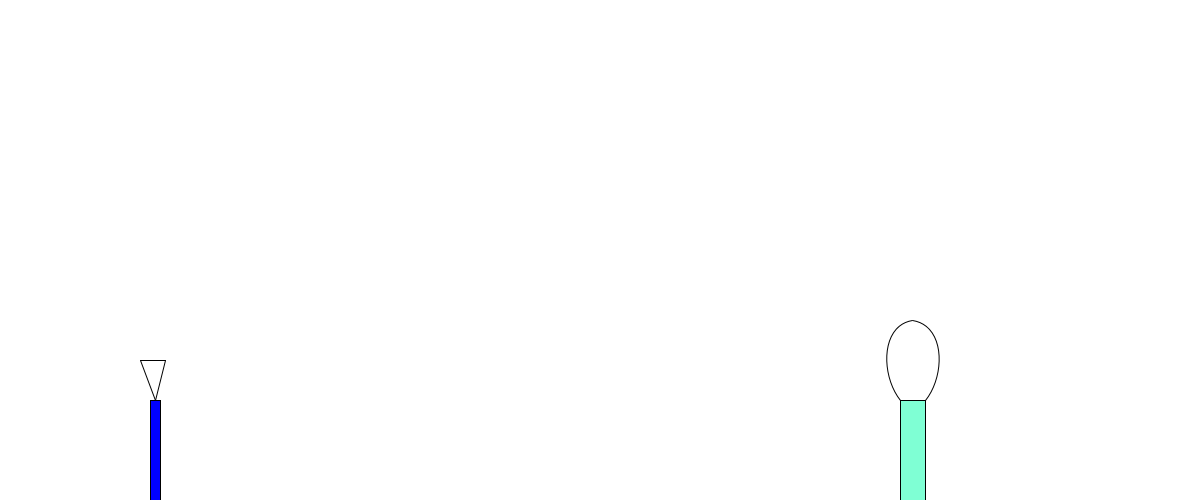
Frame 1 (no input)
Frame 60 (the mouse pressed at the canvas centre just before this capture): identical to frame 1, image omitted
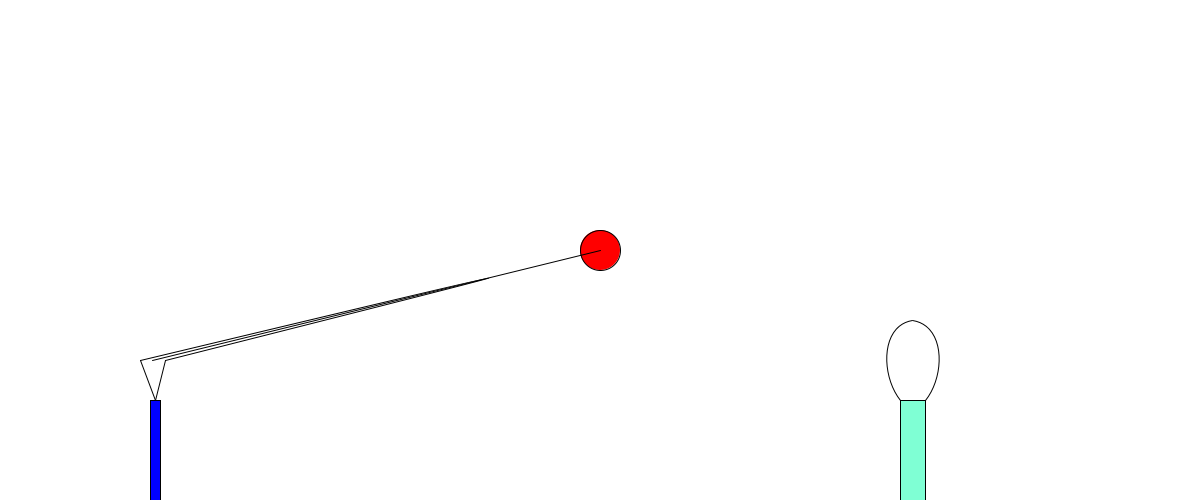
Frame 120 (the mouse held since frame 60 and released just before this capture)

The Processing sketch that drew these frames (run headless with seeded random() and noise(); from frame 60 on, the mouse is pressed at the canvas centre):

// Processing sketch: sketch_171105a
// ── sketch_171105a.pde
//initialize variables
int leftRodTopX = 140;
int leftRodTopY = 360;
int rightRodTopX = 165;
int rightRodTopY = 360;
int rectLeftX = 150;
int rectMidX = 155;
int rectTopY = 400;
int rectWidth = 10;
int rectHeight = 100;
float slingMid = 152.5;
float ellipseCenterX = pmouseX;
float ellipseCenterY = pmouseY;
float x;
float y;
float r;
float g;
float b;

boolean hasBeenReleased = false;
boolean winner = false;

PVector press;
PVector release; 

float gravity = 0;

void setup(){
size(1200,500);
background(255);
smooth();
//create initial slingshot
rect(rectLeftX,rectTopY,rectWidth,rectHeight);           //base
line(rectMidX,rectTopY,rightRodTopX,rightRodTopY);       //right rod
line(rectMidX,rectTopY,leftRodTopX,leftRodTopY);         //left rod
line(leftRodTopX,leftRodTopY,rightRodTopX,rightRodTopY); //string
rect(800,400,200,100);
}

void draw(){
if(mousePressed){
  background(255);
  bezier(900,400,880,375,880,325,912,320);
  fill(255,0,0);
  ellipse(mouseX, mouseY, 40, 40);
  noFill();
  bezier(rightRodTopX,rightRodTopY,mouseX,mouseY,mouseX,mouseY,leftRodTopX,leftRodTopY);
  fill(0,0,255);
  rect(rectLeftX,rectTopY,rectWidth,rectHeight);
  noFill();
  line(rectMidX,rectTopY,rightRodTopX,rightRodTopY);
  line(rectMidX,rectTopY,leftRodTopX,leftRodTopY);
  line(mouseX,mouseY,slingMid,leftRodTopY);
  stroke(0);
  fill(127,255,212);
  rect(900,400,25,100);
  stroke(0);
  fill(255);
  //ellipse(912,375,50,150); 
  bezier(925,400,945,375,945,325,912,320);
}
 
if(mousePressed==false){
  background(255);
  fill(0,0,255);
  rect(rectLeftX,rectTopY,rectWidth,rectHeight);
  noFill();
  line(rectMidX,rectTopY,rightRodTopX,rightRodTopY);       //right rod
  line(rectMidX,rectTopY,leftRodTopX,leftRodTopY);         //left rod
  line(leftRodTopX,leftRodTopY,rightRodTopX,rightRodTopY); //string
  stroke(0);
  fill(127,255,212);
  rect(900,400,25,100);
  stroke(0);
  fill(255);
  //ellipse(912,375,50,150); 
  bezier(900,400,880,375,880,325,912,320);
  bezier(925,400,945,375,945,325,912,320);
 }
 
 if(hasBeenReleased)
 {
   noFill();
   bezier(900,400,880,375,880,325,912,320);
   fill(255,0,0);
   ellipse(release.x, release.y, 40, 40);
   release.add(press);
   release.y+=gravity;
   gravity+=0.6;
   //println(release.y);  
   noFill();
   bezier(925,400,945,375,945,325,912,320);
   
   if(release.y>=330&&release.y<=380&&release.x>=900&&release.x<=1000){
     winner = true;
   }
 }

 if(winner){
   x = random(0,1200);
   y = random(0,500);
   r = random(0,255);
   g = random(0,255);;
   b = random(0,255);
   fill(r,g,b);
   ellipse(x,y,50,50);
   println(winner);
 }
}

void mousePressed()
{
  press = new PVector(mouseX, mouseY);
  winner = false;
}

void mouseReleased(){
  float cSquared = sqrt(((mouseY-leftRodTopY)*(mouseY-leftRodTopY))+((slingMid-mouseX)*(slingMid-mouseX)))/5;
  release = new PVector(mouseX, mouseY);
  press.sub(release);
  press.normalize();
  press.mult(cSquared);
  hasBeenReleased = true;
  gravity = 0;
}
